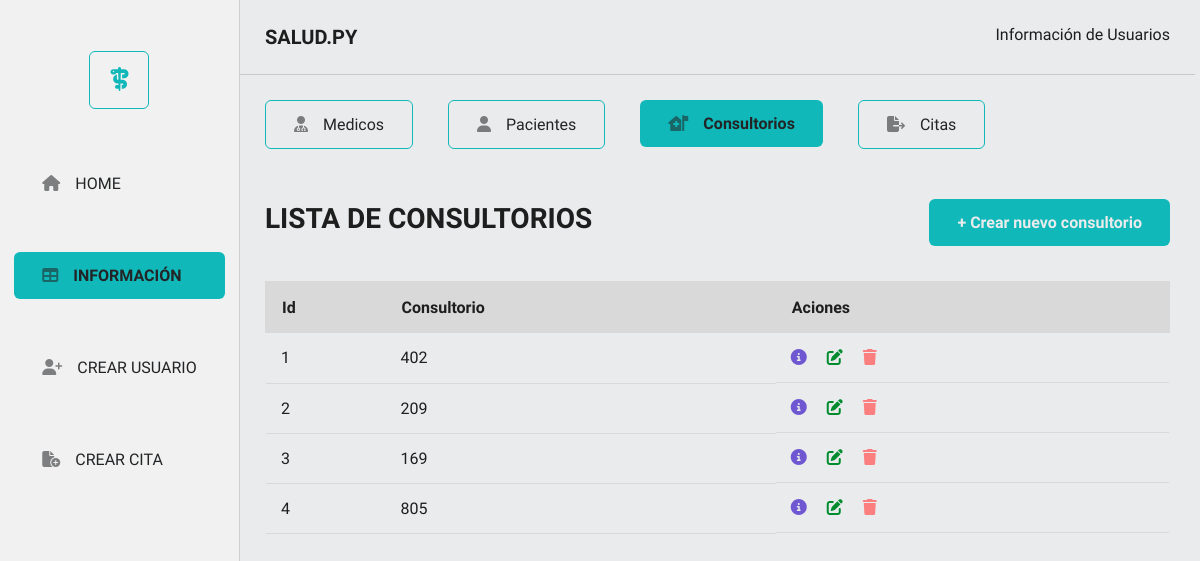
Before: /consultorios with the older database file.
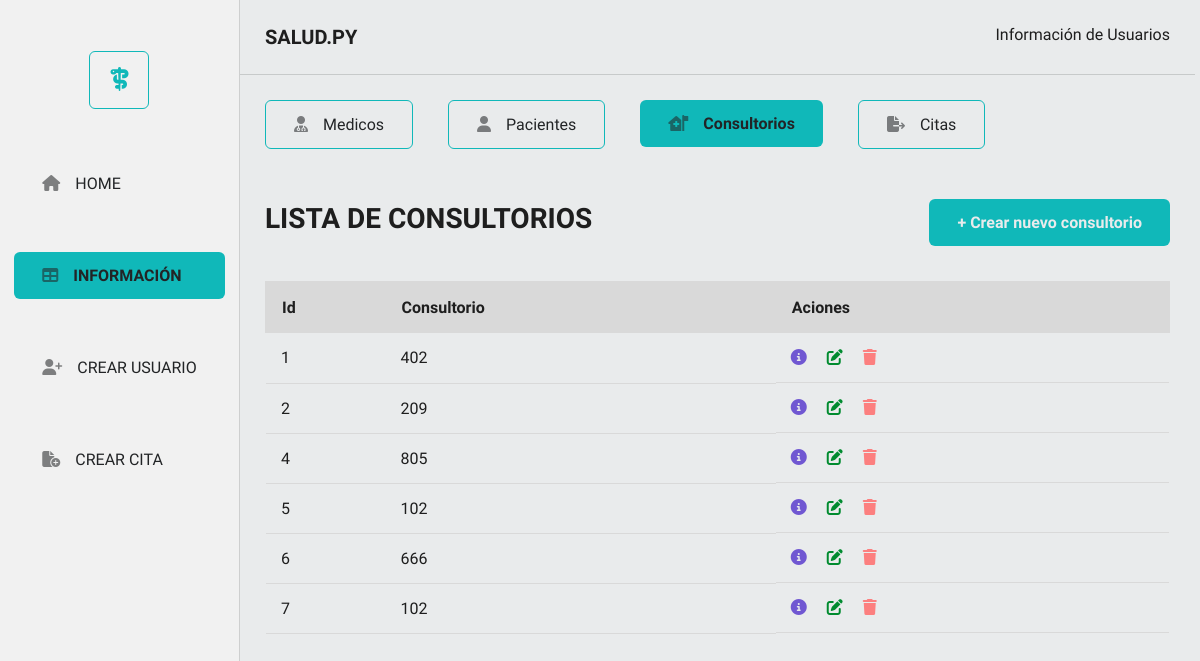
After: the same page with the newer database file.
### app/models.py (models this page shows)
class Consultorio(db.Model):
    __tablename__ = 'consultorios'
    id= db.Column(db.Integer, primary_key = True)
    numero = db.Column(db.Integer)
    citas = db.relationship("Cita" , backref = "consultorio" )

### app/routes.py (the view)
@app.route('/consultorios')
def get_all_consultorios():
    consultorios = Consultorio.query.all()
    return render_template('consultorios/consultorios.html', consultorios = consultorios )

### app/templates/consultorios/consultorios.html (shortened to what this page needs)
<!DOCTYPE html>
<html lang="en">
  <head>
    <link rel="stylesheet" href="{{ url_for('static', filename='styles.css' )}}">
    <link rel="stylesheet" href="{{ url_for('static', filename='navs/menuLeft.css')}}">
    <link rel="stylesheet" href="{{ url_for('static', filename = 'info/infoUser.css')}}">
    <link rel="stylesheet" href="{{ url_for('static', filename = 'modals/messages.css') }}">
  </head>
  <body>
    <section class="sectionHomeTable">
      <section class="navLeft">
        <div class="logoNav"><span><i class="fa-solid fa-staff-snake"></i></span></div>
        <div class="navMenuLeft">
          <ul>
            <li><a class="botonLineNone" href="http://127.0.0.1:5000/"><span><i class="fa-solid fa-house"></i></span>HOME</a></li>
            <li><a class="botonPrimary" href="http://127.0.0.1:5000/medicos"><span><i class="fa-solid fa-table"></i></span>INFORMACIÓN</a></li>
            <li><a class="botonLineNone" href="http://127.0.0.1:5000/medicos/create"><span><i class="fa-solid fa-user-plus"></i></span>CREAR USUARIO</a></li>
            <li><a class="botonLineNone" href="http://127.0.0.1:5000/citas/create"><span><i class="fa-solid fa-file-circle-plus"></i></span>CREAR CITA</a></li>
          </ul>
        </div>
      </section>
      <section class="contenidoRight">
        <nav>
          <div class="headerRight">
            <h3>SALUD.PY</h3>
            <p>Información de Usuarios</p>
          </div>
          <div class="navInfoRight">
            <ul>
              <li><a class="botonLine" href="http://127.0.0.1:5000/medicos"><span><i class="fa-solid fa-user-doctor"></i></span>Medicos</a> </li>
              <li><a class="botonLine" href="http://127.0.0.1:5000/pacientes"><span><i class="fa-solid fa-user"></i></span> Pacientes </a></li>
              <li><a class="botonPrimary" href="http://127.0.0.1:5000/consultorios"><span><i class="fa-solid fa-house-medical-flag"></i></span>Consultorios </a></li>
              <li><a class="botonLine" href="http://127.0.0.1:5000/citas"><span><i class="fa-solid fa-file-export"></i></span>Citas</a></li>
            </ul>
          </div>
        </nav>
        <section class="containerRight">
          <div class="navHeaderTable">
            <h3 class="titleTable">LISTA DE CONSULTORIOS</h3>
            <a class="botonPrimary" href="http://127.0.0.1:5000/consultorios/create">+ Crear nuevo consultorio</a>
          </div>
          <article>
            <table class="table">
              <thead class="tableTitle">
                <tr>
                  <th>Id</th>
                  <th>Consultorio</th>
                  <th>Aciones</th>
                </tr>
              </thead>
              <tbody>
                {% for consultorio in consultorios %}
                <tr>
                  <td>{{ consultorio.id}}</td>
                  <td>{{ consultorio.numero }}</td>
                  <td class="accionIcon">
                    <a class="iconInfo" href="/consultorios/{{ consultorio.id }}"><i class="fa-solid fa-circle-info"></i></a>
                    <a class="iconUpdate" href="/consultorios/update/{{ consultorio.id}}"><i class="fa-solid fa-pen-to-square"></i></a>
                    <a class="iconDelete" href="/consultorios/delete/{{ consultorio.id }}"><i class="fa-solid fa-trash"></i></a>
                  </td>
                </tr>
                {% endfor %}
              </tbody>
            </table>
          </article>
        </section>
      </section>
    </section>
  </body>
</html>

Changed rows visible on the page:
removed Consultorio: id "3", numero "169"
added Consultorio: id "5", numero "102"
added Consultorio: id "6", numero "666"
added Consultorio: id "7", numero "102"
